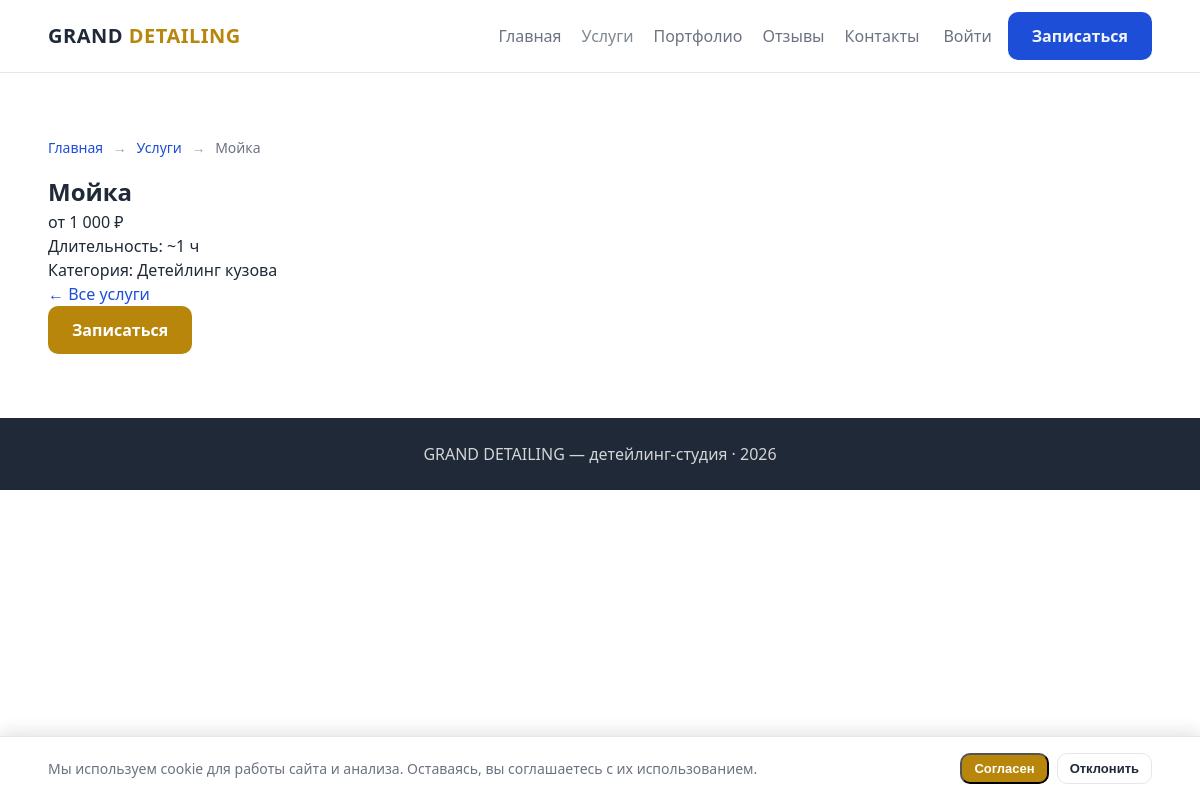
The page /services/moyka on the database its author committed.
### tables this page shows
CREATE TABLE services (
    id            INT UNSIGNED      NOT NULL AUTO_INCREMENT,
    category_id   INT UNSIGNED      NOT NULL,
    title         VARCHAR(140)      NOT NULL,
    slug          VARCHAR(160)      NOT NULL,
    price_from    DECIMAL(10, 2)    NULL,
    duration_min  INT UNSIGNED      NULL,
    image         VARCHAR(255)      NULL,
    is_active     TINYINT(1)        NOT NULL DEFAULT 1,
    PRIMARY KEY (id),
    UNIQUE KEY uq_services_slug (slug),
    KEY idx_services_category (category_id),
    CONSTRAINT fk_services_category FOREIGN KEY (category_id) REFERENCES categories (id)
);

### src/Core/View.php (called while the page is built, shortened)
<?php
class View
{
    public static function render(string $view, array $data = []): void
    {
        extract($data, EXTR_SKIP);
        $view = basename($view);
        $viewFile = BASE_PATH . '/views/' . $view . '.php';
        require BASE_PATH . '/views/layout/header.php';
        require $viewFile;
        require BASE_PATH . '/views/layout/footer.php';
    }
}

### src/Controller/ServiceController.php (called while the page is built, shortened)
<?php
class ServiceController
{
    public function show(string $slug): void
    {
        $service = Service::findBySlug($slug);
        $category = Category::find((int) $service['category_id']);
        $categoryTitle = $category['title'] ?? null;
        View::render('service', [
            'title' => $service['title'],
            'service' => $service,
            'categoryTitle' => $categoryTitle,
        ]);
    }
}

### public/index.php (called while the page is built, shortened)
<?php
require BASE_PATH . '/src/bootstrap.php';
$router = new Router();
$router->get('/', [HomeController::class, 'index']);
$router->get('/services', [ServiceController::class, 'index']);
$router->get('/services/{slug}', [ServiceController::class, 'show']);
$router->get('/booking', [BookingController::class, 'show']);
$router->post('/booking', [BookingController::class, 'store']);
$router->get('/booking/success', [BookingController::class, 'success']);
$router->get('/contacts', [ContactController::class, 'index']);
$router->post('/contacts', [ContactController::class, 'store']);
$router->get('/reviews', [ReviewController::class, 'index']);
$router->get('/reviews/create', [ReviewController::class, 'create']);
$router->post('/reviews', [ReviewController::class, 'store']);
$router->post('/api/telegram/webhook', [TelegramController::class, 'webhook']);
$router->get('/register', [AuthController::class, 'showRegister']);
$router->post('/register', [AuthController::class, 'register']);
$router->get('/login', [AuthController::class, 'showLogin']);
$router->post('/login', [AuthController::class, 'login']);
$router->post('/logout', [AuthController::class, 'logout']);
$router->get('/cabinet', [CabinetController::class, 'index']);
$router->get('/cabinet/cars', [CabinetController::class, 'cars']);
$router->post('/cabinet/cars', [CabinetController::class, 'storeCar']);
$router->get('/cabinet/profile', [CabinetController::class, 'profile']);
$router->get('/cabinet/security', [CabinetController::class, 'security']);
$router->post('/cabinet/security/phone', [CabinetController::class, 'updatePhone']);
$router->post('/cabinet/security/email', [CabinetController::class, 'updateEmail']);
$router->post('/cabinet/security/password', [CabinetController::class, 'updatePassword']);
$router->get('/admin', [AdminController::class, 'dashboard']);
$router->get('/admin/dashboard/income', [AdminController::class, 'income']);
$router->get('/admin/bookings', [AdminController::class, 'bookings']);
$router->post('/admin/bookings/{id}/status', [AdminController::class, 'updateStatus']);
$router->post('/admin/bookings/{id}/create-client', [AdminController::class, 'createClient']);
$router->post('/admin/bookings/{id}/delete', [AdminController::class, 'deleteBooking']);
$router->get('/admin/services', [AdminServiceController::class, 'index']);
$router->get('/admin/services/create', [AdminServiceController::class, 'create']);
$router->post('/admin/services', [AdminServiceController::class, 'store']);
$router->get('/admin/services/{id}/edit', [AdminServiceController::class, 'edit']);
$router->post('/admin/services/{id}', [AdminServiceController::class, 'update']);
$router->post('/admin/services/{id}/toggle', [AdminServiceController::class, 'toggle']);
$router->get('/admin/reviews', [AdminReviewController::class, 'index']);
$router->post('/admin/reviews/{id}/toggle', [AdminReviewController::class, 'toggle']);
$router->get('/admin/messages', [AdminMessageController::class, 'index']);
$router->post('/admin/messages/{id}/read', [AdminMessageController::class, 'markRead']);
$router->get('/admin/masters', [AdminMasterController::class, 'index']);
$router->get('/admin/masters/create', [AdminMasterController::class, 'create']);
$router->post('/admin/masters', [AdminMasterController::class, 'store']);
$router->get('/admin/clients', [AdminClientController::class, 'index']);
$router->get('/admin/settings', [AdminSettingsController::class, 'index']);
$router->post('/admin/settings', [AdminSettingsController::class, 'store']);
$router->dispatch(
    $_SERVER['REQUEST_METHOD'],
    parse_url($_SERVER['REQUEST_URI'], PHP_URL_PATH) ?: '/'
);

### src/bootstrap.php (called while the page is built, shortened)
<?php
require_once BASE_PATH . '/src/helpers.php';
spl_autoload_register(function (string $class): void {
    $prefix = 'App\\';
    if (str_starts_with($class, $prefix)) {
        $relative = str_replace('\\', '/', substr($class, strlen($prefix)));
        $file = BASE_PATH . '/src/' . $relative . '.php';
    }
});

### src/helpers.php (called while the page is built, shortened)
<?php
function config(string $key, mixed $default = null): mixed
{
    static $config = null;
    if ($config === null) {
        $config = require BASE_PATH . '/config/config.php';
    }
    $value = $config;
    foreach (explode('.', $key) as $segment) {
        if (!is_array($value) || !array_key_exists($segment, $value)) {
            return $default;
        }
        $value = $value[$segment];
    }
    return $value;
}
function e(mixed $value): string
{
    return htmlspecialchars((string) $value, ENT_QUOTES, 'UTF-8');
}
function price(?float $value, string $prefix = 'от '): string
{
    return $value === null
        ? 'цена по запросу'
        : $prefix . number_format($value, 0, ',', ' ') . ' ₽';
}
function url(string $path = ''): string
{
    return '/' . ltrim($path, '/');
}

### src/Core/Database.php (called while the page is built, shortened)
<?php
class Database
{
    private static ?PDO $pdo = null;
    public static function connection(): PDO
    {
        if (self::$pdo === null) {
            $db = config('db');
            $dsn = 'mysql:host=' . $db['host'];
            $dsn .= ';dbname=' . $db['name'] . ';charset=' . $db['charset'];
            self::$pdo = new PDO($dsn, $db['user'], $db['pass'], [
                PDO::ATTR_ERRMODE => PDO::ERRMODE_EXCEPTION,
                PDO::ATTR_DEFAULT_FETCH_MODE => PDO::FETCH_ASSOC,
                PDO::ATTR_EMULATE_PREPARES => false,
            ]);
        }
        return self::$pdo;
    }
}

### src/Model/Service.php (called while the page is built, shortened)
<?php
class Service extends Model
{
    public static function findBySlug(string $slug): ?array
    {
        $stmt = Database::connection()->prepare(
            'SELECT * FROM services WHERE slug = ? AND is_active = 1'
        );
        $stmt->execute([$slug]);
        $row = $stmt->fetch();
        return $row === false ? null : $row;
    }
}

### src/Model/Model.php (called while the page is built, shortened)
<?php
abstract class Model
{
    protected static string $table = '';
    public static function find(int $id): ?array
    {
        $pdo = Database::connection();
        $stmt = $pdo->prepare('SELECT * FROM ' . static::$table . ' WHERE id = ?');
        $stmt->execute([$id]);
        $row = $stmt->fetch();
        return $row === false ? null : $row;
    }
}

### views/service.php (the view, shortened to what this page needs)
<?php
$durationMin = $service['duration_min'] ?? null;
if ($durationMin === null) {
    $durationText = 'длительность уточняется';
} else {
    $totalMin = (int) $durationMin;
    $hours = intdiv($totalMin, 60);
    $minutes = $totalMin % 60;
    $durationText = $minutes === 0
        ? '~' . $hours . ' ч'
        : '~' . $hours . ' ч ' . $minutes . ' мин';
}
?>
<section class="section">
    <div class="container">
        <?php require BASE_PATH . '/views/partials/breadcrumbs.php'; ?>
        <h1><?= e($service['title']) ?></h1>
        <p class="price"><?= e(price($service['price_from'] === null ? null : (float) $service['price_from'])) ?></p>
        <p>Длительность: <?= e($durationText) ?></p>
        <p>Категория: <?= e($categoryTitle ?? '—') ?></p>
        <p><a href="<?= e(url('/services')) ?>">← Все услуги</a></p>
        <a href="<?= e(url('/booking')) ?>" class="btn btn-gold">Записаться</a>
    </div>
</section>

### src/Core/Router.php (shortened to what this page needs)
<?php
class Router
{
    private array $routes = [];
    public function get(string $path, array $handler): void
    {
        $this->routes['GET'][$path] = $handler;
    }
    public function post(string $path, array $handler): void
    {
        $this->routes['POST'][$path] = $handler;
    }
    public function dispatch(string $method, string $uri): void
    {
        $method = strtoupper($method);
        $uri = rtrim($uri, '/');
        foreach ($this->routes[$method] ?? [] as $path => $handler) {
            $pattern = preg_replace('#\{([a-zA-Z_]+)\}#', '(?P<$1>[^/]+)', $path);
            $pattern = '#^' . $pattern . '$#';
            if (preg_match($pattern, $uri, $matches)) {
                $params = array_filter($matches, 'is_string', ARRAY_FILTER_USE_KEY);
                $this->call($handler, array_values($params));
                return;
            }
        }
    }
    private function call(array $handler, array $params): void
    {
        [$class, $method] = $handler;
        (new $class())->{$method}(...$params);
    }
}

### public/assets/css/style.css (style rules this page uses)
:root { --satine: #7E8891; --gold: #B8860B; --blue: #1D4ED8; --bg: #FFFFFF; --bg-muted: #F1F5F9; --text: #1F2937; --text-muted: #6B7280; --border: #E5E7EB; --radius: 10px; --shadow: 0 4px 16px rgba(15, 23, 42, 0.08); }
* { box-sizing: border-box; margin: 0; padding: 0; }
body { font-family: "Segoe UI", Arial, sans-serif; color: var(--text); background: var(--bg); line-height: 1.5; font-size: 16px; }
.container { width: min(1140px, 92%); margin: 0 auto; }
a { color: var(--blue); text-decoration: none; }
.btn { display: inline-block; padding: 12px 24px; border-radius: var(--radius); font-weight: 600; transition: background 0.2s, transform 0.1s; }
.btn-gold { background: var(--gold); color: #fff; }
.section { padding: 64px 0; }

### rows shown on the page
services: title "Мойка", price_from "от 1 000 ₽", duration_min "~1 ч"

### other values the page prints
$crumb['label'] "Услуги"
$crumb['label'] "Мойка"
$categoryTitle "Детейлинг кузова"
